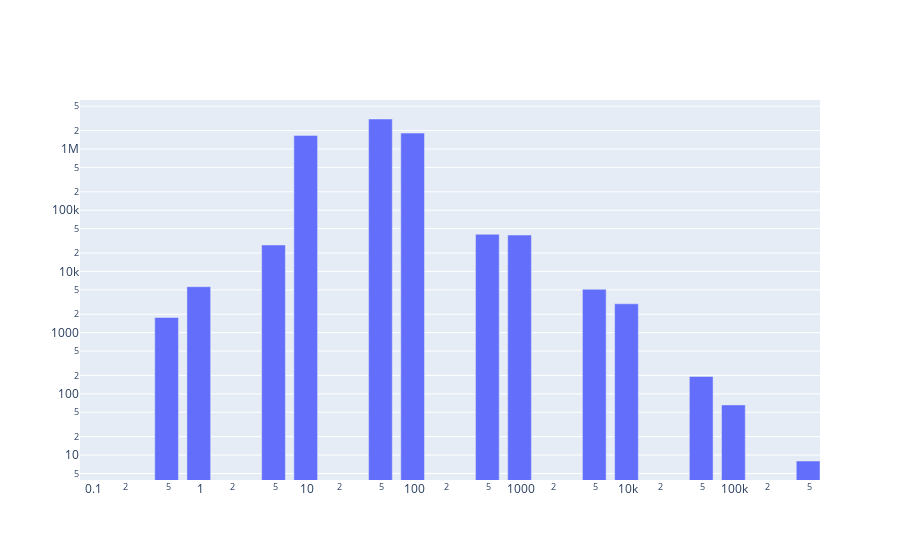

This figure's notebook cell:
### Code cell
fig = go.Figure(data=[go.Bar(
    x=df_rep_surf['surface'],
    y=df_rep_surf['nb'],
    width=df_rep_surf['surface']/2,
)])
fig.update_xaxes(type='log')
fig.update_yaxes(type='log')
fig.show()

### Figure 1 — Plotly figure (JSON) as saved in the notebook; plotly's stock layout.template omitted (floating-point values rounded to 4 significant figures)
{"data": [{"type": "bar", "width": [0.05, 0.25, 0.5, 2.5, 5, 25, 50, 250, 500, 2500, 5000, 25000, 50000, 250000], "x": [0.1, 0.5, 1, 5, 10, 50, 100, 500, 1000, 5000, 10000, 50000, 100000, 500000], "y": [0, 1766, 5631, 27045, 1666730, 3087601, 1816110, 40394, 39278, 5100, 2959, 192, 66, 8]}], "layout": {"xaxis": {"type": "log"}, "yaxis": {"type": "log"}}}
